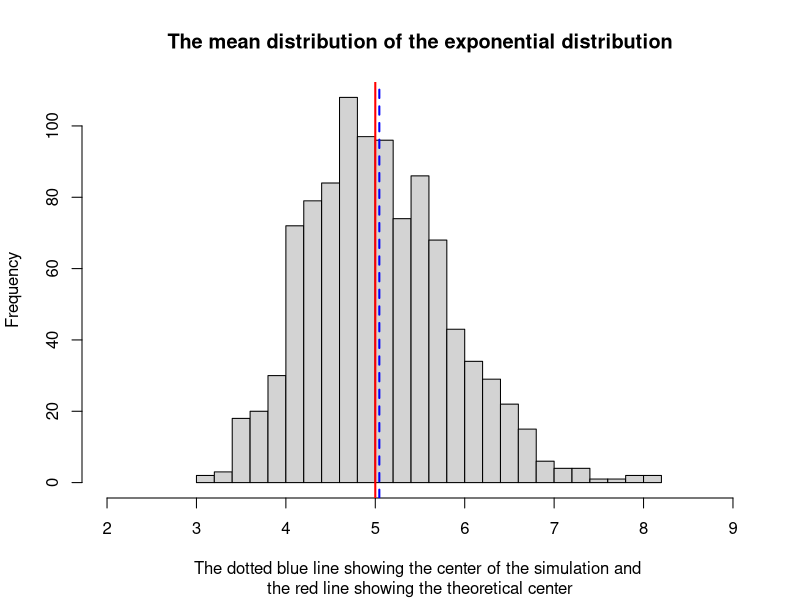
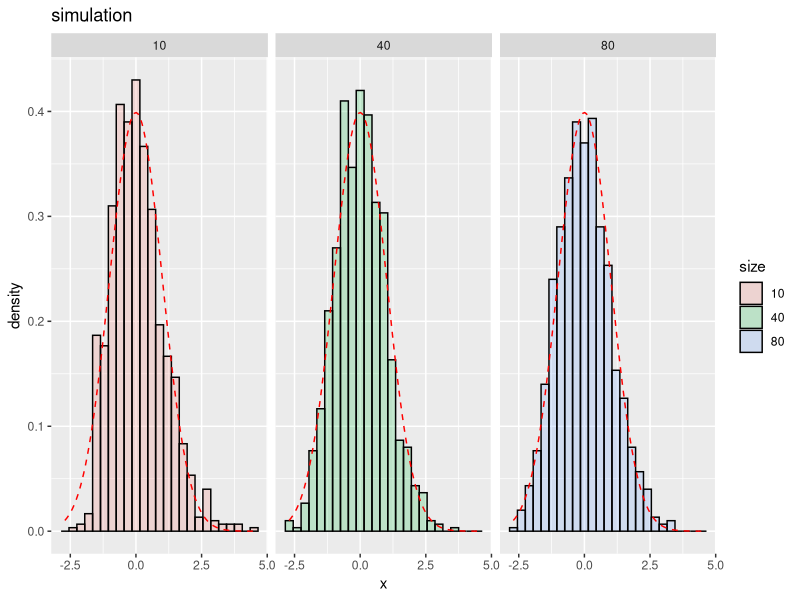

These charts were generated, in order, by the following R code:
## ---- chunk 1
library(ggplot2)
nosim <- c(1000,1000, 1000); size <- c(10, 40, 80); n<- size[2]; lambda <-0.2; set.seed(10); 

data <- sapply(1:nosim[2], function(m) {
    xvals <- rexp(n, lambda);
    return(c(mean(xvals),sd(xvals), 100))})

data <-data.frame(mean=data[1,], 
                  sd=data[2,], 
                  lowlimit=data[1,]-1.96*data[2,]/sqrt(n), 
                  uplimit=data[1,]+1.96*data[2,]/sqrt(n))

hist(data$mean, breaks=25, xlim=c(2,9),
     main="The mean distribution of the exponential distribution", 
     xlab="", 
     sub="The dotted blue line showing the center of the simulation and \nthe red line showing the theoretical center"); 

abline(v=mean(data$mean), lwd=2,col="blue", lty=2)  #sampling distribution center
abline(v=1/lambda, lwd=2, col="red") #Theoretical center of the distribution
## ---- chunk 2
# compare the variance of the sampling distribution and the theoratical variance
data.frame(sampling.distribution.variance=var(data$mean),
           theoretical.mean.variance=(1/(lambda^2*n))) 
## ---- chunk 3
cfunc <- function(x, n) {sqrt(n)*(mean(x)-1/lambda)*lambda}

dat <- data.frame(
    x = c(apply(matrix(rexp(nosim[1]*size[1],lambda), nosim[1]), 1, cfunc, size[1]),
          apply(matrix(rexp(nosim[2]*size[2],lambda), nosim[2]), 1, cfunc, size[2]),
          apply(matrix(rexp(nosim[3]*size[3],lambda), nosim[3]), 1, cfunc, size[3])),
    size = factor(sapply(nosim, function(m) rep(size, rep(m,3)))))

g <- ggplot(dat, aes(x = x, fill = size)) + 
    geom_histogram(alpha = .20, binwidth=.3, colour = "black", aes(y = ..density..)) +
    stat_function(fun = dnorm, size = 0.5, lty=2, col = "red") + 
    facet_grid(. ~ size) ; 

g + ggtitle("simulation") 
## ---- chunk 4
sprintf("The coverage of the confidence interval for 1/lambda: %f",  
        sum(data$lowlimit<=1/lambda & data$uplimit>=5)/nosim[2])
